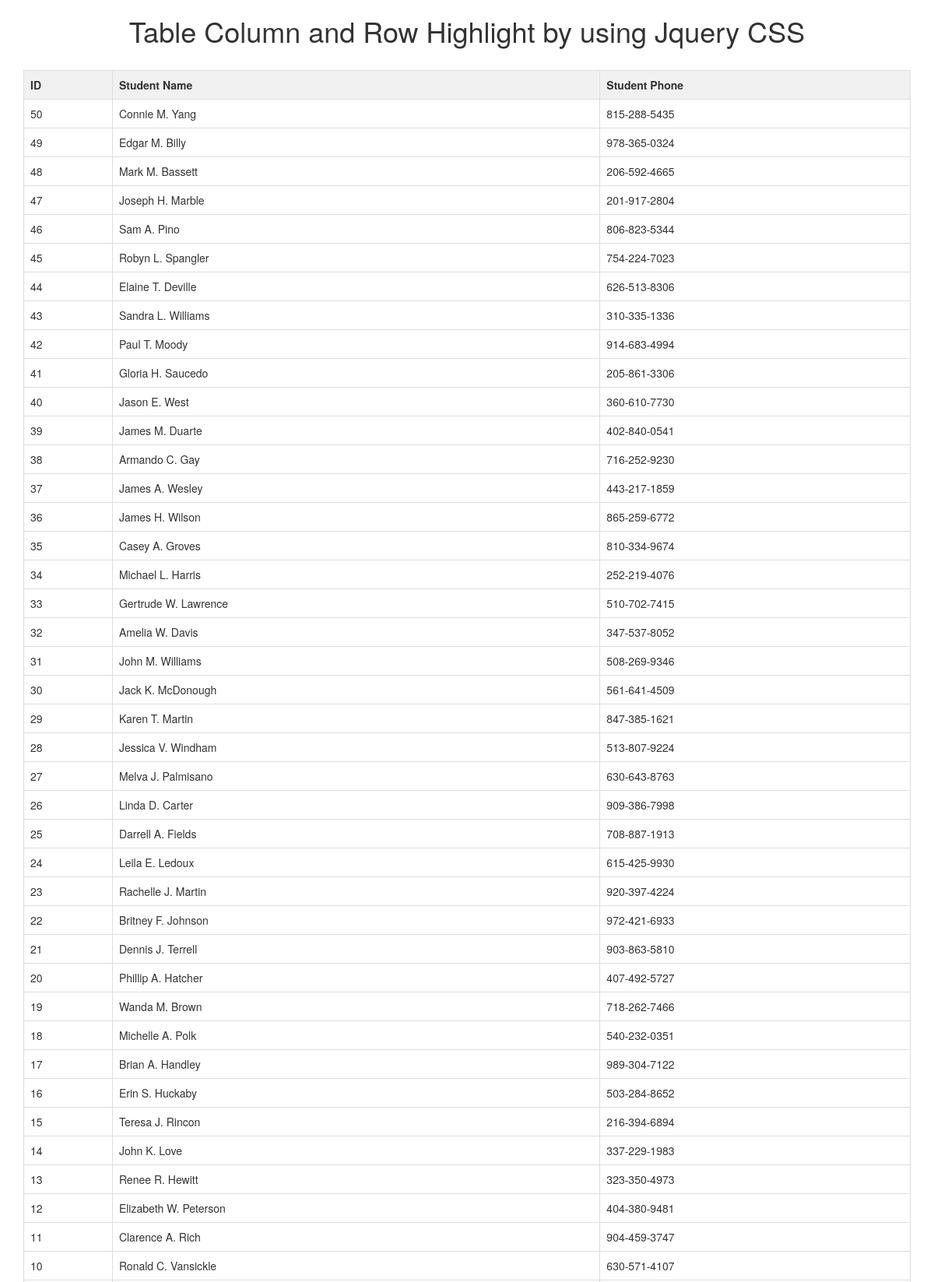
/Col_and_Row_Highlight_by_using_Jquery_CSS1/index.php (upper part), run on the app's committed database.
### tables this page shows
CREATE TABLE `tbl_student` (
  `student_id` int(11) NOT NULL,
  `student_name` varchar(250) NOT NULL,
  `student_phone` varchar(20) NOT NULL,
  `image` varchar(255) NOT NULL
);

### Col_and_Row_Highlight_by_using_Jquery_CSS1/index.php (the view, shortened to what this page needs)
<?php
$connect = mysqli_connect("localhost", "root", "", "testing");
$query = "SELECT * FROM tbl_student ORDER BY student_id DESC";
$result = mysqli_query($connect, $query);
?>
<!DOCTYPE html>
<html>
     <head>
          <link rel="stylesheet" href="https://maxcdn.bootstrapcdn.com/bootstrap/3.3.6/css/bootstrap.min.css" />
     </head>
     <body>
          <div class="container">
               <h1 align="center">Table Column and Row Highlight by using Jquery CSS</h1><br />
               <table class="table table-bordered">
                    <tr bgcolor="#f1f1f1">
                         <th width="10%" class="table-data1">ID</th>
                         <th width="55%" class="table-data2">Student Name</th>
                         <th width="35%" class="table-data3">Student Phone</th>
                    </tr>
                    <?php
                    while($row = mysqli_fetch_array($result))
                    {
                    ?>
                    <tr class="table-row">
                         <td class="table-data1"><?php echo $row["student_id"]; ?></td>
                         <td class="table-data2"><?php echo $row["student_name"]; ?></td>
                         <td class="table-data3"><?php echo $row["student_phone"]; ?></td>
                    </tr>
                    <?php
                    }
                    ?>
               </table>
          </div>
     </body>
</html>

### data on the page
tbl_student: student_id "50", student_name "Connie M. Yang", student_phone "815-288-5435"
tbl_student: student_id "49", student_name "Edgar M. Billy", student_phone "978-365-0324"
tbl_student: student_id "48", student_name "Mark M. Bassett", student_phone "206-592-4665"
tbl_student: student_id "47", student_name "Joseph H. Marble", student_phone "201-917-2804"
tbl_student: student_id "46", student_name "Sam A. Pino", student_phone "806-823-5344"
tbl_student: student_id "45", student_name "Robyn L. Spangler", student_phone "754-224-7023"
tbl_student: student_id "44", student_name "Elaine T. Deville", student_phone "626-513-8306"
tbl_student: student_id "43", student_name "Sandra L. Williams", student_phone "310-335-1336"
tbl_student: student_id "42", student_name "Paul T. Moody", student_phone "914-683-4994"
tbl_student: student_id "41", student_name "Gloria H. Saucedo", student_phone "205-861-3306"
tbl_student: student_id "40", student_name "Jason E. West", student_phone "360-610-7730"
tbl_student: student_id "39", student_name "James M. Duarte", student_phone "402-840-0541"
tbl_student: student_id "38", student_name "Armando C. Gay", student_phone "716-252-9230"
tbl_student: student_id "37", student_name "James A. Wesley", student_phone "443-217-1859"
tbl_student: student_id "36", student_name "James H. Wilson", student_phone "865-259-6772"
tbl_student: student_id "35", student_name "Casey A. Groves", student_phone "810-334-9674"
tbl_student: student_id "34", student_name "Michael L. Harris", student_phone "252-219-4076"
tbl_student: student_id "33", student_name "Gertrude W. Lawrence", student_phone "510-702-7415"
tbl_student: student_id "32", student_name "Amelia W. Davis", student_phone "347-537-8052"
tbl_student: student_id "31", student_name "John M. Williams", student_phone "508-269-9346"
tbl_student: student_id "30", student_name "Jack K. McDonough", student_phone "561-641-4509"
tbl_student: student_id "29", student_name "Karen T. Martin", student_phone "847-385-1621"
tbl_student: student_id "28", student_name "Jessica V. Windham", student_phone "513-807-9224"
tbl_student: student_id "27", student_name "Melva J. Palmisano", student_phone "630-643-8763"
tbl_student: student_id "26", student_name "Linda D. Carter", student_phone "909-386-7998"
tbl_student: student_id "25", student_name "Darrell A. Fields", student_phone "708-887-1913"
tbl_student: student_id "24", student_name "Leila E. Ledoux", student_phone "615-425-9930"
tbl_student: student_id "23", student_name "Rachelle J. Martin", student_phone "920-397-4224"
tbl_student: student_id "22", student_name "Britney F. Johnson", student_phone "972-421-6933"
tbl_student: student_id "21", student_name "Dennis J. Terrell", student_phone "903-863-5810"
tbl_student: student_id "20", student_name "Phillip A. Hatcher", student_phone "407-492-5727"
tbl_student: student_id "19", student_name "Wanda M. Brown", student_phone "718-262-7466"
tbl_student: student_id "18", student_name "Michelle A. Polk", student_phone "540-232-0351"
tbl_student: student_id "17", student_name "Brian A. Handley", student_phone "989-304-7122"
tbl_student: student_id "16", student_name "Erin S. Huckaby", student_phone "503-284-8652"
tbl_student: student_id "15", student_name "Teresa J. Rincon", student_phone "216-394-6894"
tbl_student: student_id "14", student_name "John K. Love", student_phone "337-229-1983"
tbl_student: student_id "13", student_name "Renee R. Hewitt", student_phone "323-350-4973"
tbl_student: student_id "12", student_name "Elizabeth W. Peterson", student_phone "404-380-9481"
tbl_student: student_id "11", student_name "Clarence A. Rich", student_phone "904-459-3747"
tbl_student: student_id "10", student_name "Ronald C. Vansickle", student_phone "630-571-4107"
